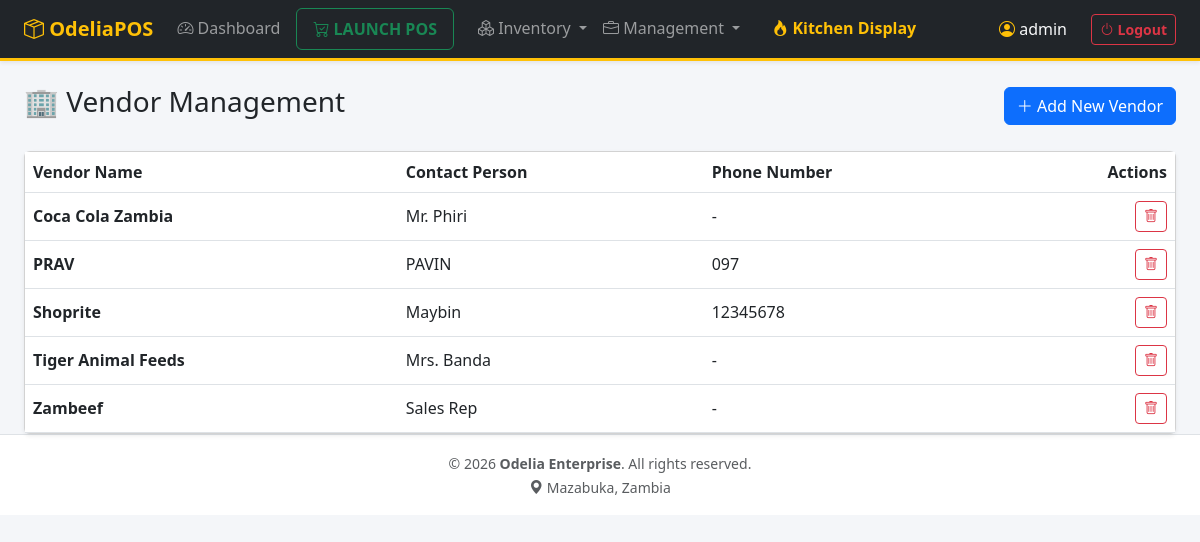
Page /index.php?page=vendors (signed in) on the committed database.
### tables this page shows
CREATE TABLE `vendors` (
  `id` int NOT NULL AUTO_INCREMENT,
  `name` varchar(100) NOT NULL,
  `contact_person` varchar(100) DEFAULT NULL,
  `phone` varchar(50) DEFAULT NULL,
  `is_active` tinyint(1) DEFAULT '1',
  PRIMARY KEY (`id`)
);

### src/vendors.php (called while the page is built, shortened)
<?php
$vendors = $pdo->query("SELECT * FROM vendors ORDER BY name ASC")->fetchAll();
?>

### templates/vendors.php (the view, shortened to what this page needs)
<div class="d-flex justify-content-between align-items-center mb-4">
    <h3>🏢 Vendor Management</h3>
    <button class="btn btn-primary" data-bs-toggle="modal" data-bs-target="#vendorModal">
        <i class="bi bi-plus-lg"></i> Add New Vendor
    </button>
</div>
<div class="card shadow-sm">
    <div class="card-body p-0">
        <table class="table table-hover align-middle mb-0">
            <thead class="bg-light">
                <tr>
                    <th>Vendor Name</th>
                    <th>Contact Person</th>
                    <th>Phone Number</th>
                    <th class="text-end">Actions</th>
                </tr>
            </thead>
            <tbody>
                <?php foreach ($vendors as $v): ?>
                <tr>
                    <td class="fw-bold"><?= htmlspecialchars($v['name']) ?></td>
                    <td><?= htmlspecialchars($v['contact_person'] ?? '-') ?></td>
                    <td><?= htmlspecialchars($v['phone'] ?? '-') ?></td>
                    <td class="text-end">
                        <form method="POST" action="index.php?page=vendors" class="d-inline" onsubmit="return confirm('Delete this vendor?');">
                            <button class="btn btn-outline-danger btn-sm"><i class="bi bi-trash"></i></button>
                        </form>
                    </td>
                </tr>
                <?php endforeach; ?>
            </tbody>
        </table>
    </div>
</div>

### templates/header.php (style rules this page uses)
body { background-color: #f4f6f9; }

### rows in the picture
vendors: name "Coca Cola Zambia", contact_person "Mr. Phiri", phone "-"
vendors: name "PRAV", contact_person "PAVIN", phone "097"
vendors: name "Shoprite", contact_person "Maybin", phone "12345678"
vendors: name "Tiger Animal Feeds", contact_person "Mrs. Banda", phone "-"
vendors: name "Zambeef", contact_person "Sales Rep", phone "-"

### other values in the picture
$_SESSION['username'] "admin"
